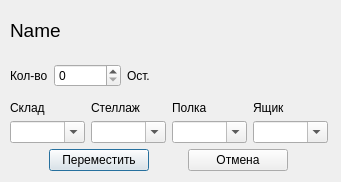
<?xml version="1.0" encoding="UTF-8"?>
<ui version="4.0">
 <class>GreyMoveDialog</class>
 <widget class="QDialog" name="GreyMoveDialog">
  <property name="geometry">
   <rect>
    <x>0</x>
    <y>0</y>
    <width>341</width>
    <height>182</height>
   </rect>
  </property>
  <property name="windowTitle">
   <string>Dialog</string>
  </property>
  <widget class="QWidget" name="">
   <property name="geometry">
    <rect>
     <x>10</x>
     <y>10</y>
     <width>318</width>
     <height>161</height>
    </rect>
   </property>
   <layout class="QVBoxLayout" name="verticalLayout">
    <item>
     <widget class="QLabel" name="name_label">
      <property name="font">
       <font>
        <pointsize>14</pointsize>
       </font>
      </property>
      <property name="text">
       <string>Name</string>
      </property>
     </widget>
    </item>
    <item>
     <layout class="QHBoxLayout" name="quantity_layout">
      <item>
       <widget class="QLabel" name="quantity_box">
        <property name="text">
         <string>Кол-во</string>
        </property>
       </widget>
      </item>
      <item>
       <widget class="QSpinBox" name="quantity_spin">
        <property name="minimum">
         <number>0</number>
        </property>
        <property name="maximum">
         <number>1000000</number>
        </property>
       </widget>
      </item>
      <item>
       <widget class="QLabel" name="remain_label">
        <property name="text">
         <string>Ост.</string>
        </property>
       </widget>
      </item>
      <item>
       <spacer name="horizontalSpacer">
        <property name="orientation">
         <enum>Qt::Horizontal</enum>
        </property>
        <property name="sizeHint" stdset="0">
         <size>
          <width>40</width>
          <height>20</height>
         </size>
        </property>
       </spacer>
      </item>
     </layout>
    </item>
    <item>
     <layout class="QGridLayout" name="places_layout">
      <item row="0" column="0">
       <widget class="QLabel" name="storage_label">
        <property name="text">
         <string>Склад</string>
        </property>
       </widget>
      </item>
      <item row="0" column="1">
       <widget class="QLabel" name="rack_label">
        <property name="text">
         <string>Стеллаж</string>
        </property>
       </widget>
      </item>
      <item row="0" column="2">
       <widget class="QLabel" name="board_label">
        <property name="text">
         <string>Полка</string>
        </property>
       </widget>
      </item>
      <item row="0" column="3">
       <widget class="QLabel" name="box_label">
        <property name="text">
         <string>Ящик</string>
        </property>
       </widget>
      </item>
      <item row="1" column="0">
       <widget class="QComboBox" name="storage_box">
        <property name="editable">
         <bool>true</bool>
        </property>
       </widget>
      </item>
      <item row="1" column="1">
       <widget class="QComboBox" name="rack_box">
        <property name="editable">
         <bool>true</bool>
        </property>
       </widget>
      </item>
      <item row="1" column="2">
       <widget class="QComboBox" name="board_box">
        <property name="editable">
         <bool>true</bool>
        </property>
       </widget>
      </item>
      <item row="1" column="3">
       <widget class="QComboBox" name="box_box">
        <property name="editable">
         <bool>true</bool>
        </property>
       </widget>
      </item>
     </layout>
    </item>
    <item>
     <layout class="QHBoxLayout" name="buttons_layout">
      <property name="spacing">
       <number>0</number>
      </property>
      <property name="sizeConstraint">
       <enum>QLayout::SetDefaultConstraint</enum>
      </property>
      <item>
       <widget class="QPushButton" name="save_button">
        <property name="maximumSize">
         <size>
          <width>100</width>
          <height>16777215</height>
         </size>
        </property>
        <property name="text">
         <string>Переместить</string>
        </property>
       </widget>
      </item>
      <item>
       <widget class="QPushButton" name="cancel_button">
        <property name="maximumSize">
         <size>
          <width>100</width>
          <height>16777215</height>
         </size>
        </property>
        <property name="text">
         <string>Отмена</string>
        </property>
       </widget>
      </item>
     </layout>
    </item>
   </layout>
  </widget>
 </widget>
 <resources/>
 <connections/>
</ui>
